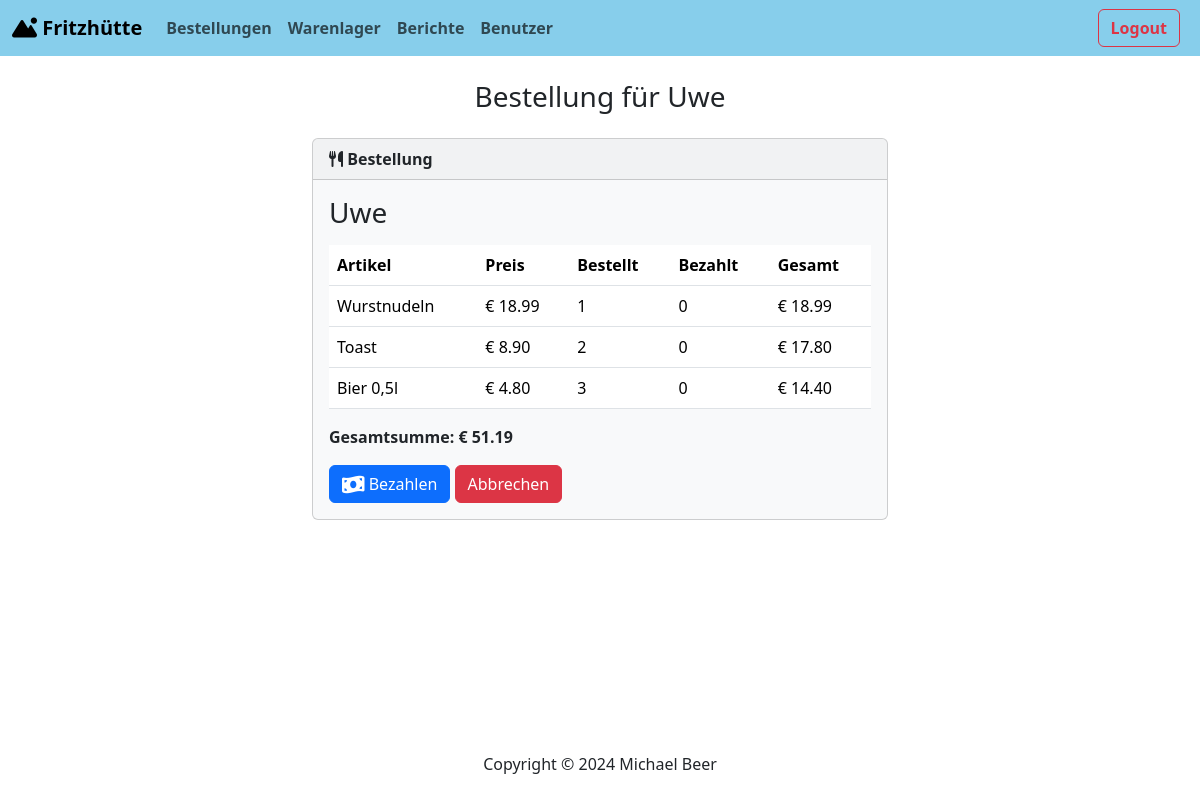
/orders/order/58/summary/ (signed in), run on the app's committed database.
### orders/models.py (models this page shows, shortened)
class Order(models.Model):
    table = models.ForeignKey(OrderTable, on_delete=models.CASCADE, null=True, blank=True)
    customer = models.ForeignKey(Customer, on_delete=models.CASCADE, null=True, blank=True)
    items = models.ManyToManyField('OrderItem')
    total_price = models.DecimalField(max_digits=10, decimal_places=2, default=0)
    tip = models.DecimalField(max_digits=10, decimal_places=2, default=0)
    created_at = models.DateTimeField(auto_now_add=True)
    paid = models.BooleanField(default=False)
    canceled = models.BooleanField(default=False)
    class Meta:
        permissions = [
            ("can_cancel_order", "Can cancel order"),
        ]

class Customer(models.Model):
    name = models.CharField(max_length=255)

class OrderItem(models.Model):
    food = models.ForeignKey(Food, on_delete=models.CASCADE, null=True, blank=True)
    beverage = models.ForeignKey(Beverage, on_delete=models.CASCADE, null=True, blank=True)
    quantity = models.IntegerField(default=1)
    price = models.DecimalField(max_digits=5, decimal_places=2)
    paid = models.BooleanField(default=False)
    paid_quantity = models.IntegerField(default=0)

### warehouse/models.py (models this page shows, shortened)
class Item(models.Model):
    name = models.CharField(max_length=100)
    price = models.DecimalField(max_digits=5, decimal_places=2)
    quantity = models.IntegerField()
    category = models.CharField(max_length=100, default='Food')
    is_active = models.BooleanField(default=True)
    class Meta:
        abstract = True

class Food(Item):
    class Meta:
        verbose_name_plural = 'Food'

class Beverage(Item):
    class Meta:
        verbose_name_plural = 'Beverages'

### orders/views.py (the view)
# urls.py: path('order/<int:order_id>/summary/', views.order_summary, name='order_summary'),
@login_required
@permission_required('orders.view_order')
def order_summary(request, order_id):
    order = get_object_or_404(Order, id=order_id)
    unpaid_items = order.items.filter(paid=False)
    paid_items = order.items.filter(paid=True)
    unpaid_items = [
        {
            'id': item.id,
            'food': item.food,
            'beverage': item.beverage,
            'price': item.price,
            'quantity': item.quantity,
            'paid_quantity': item.paid_quantity,
            'remaining_quantity': item.quantity - item.paid_quantity,
            'total_price': item.price * item.quantity
        }
        for item in unpaid_items
    ]
    unpaid_total = sum(item['price'] * item['quantity'] for item in unpaid_items)
    paid_total = sum(item.price * item.quantity for item in paid_items)
    return render(request, 'orders/order_summary.html', {
        'order': order,
        'unpaid_items': unpaid_items,
        'paid_items': paid_items,
        'unpaid_total': unpaid_total,
        'paid_total': paid_total
    })

### orders/templates/orders/order_summary.html (shortened to what this page needs)
{% extends "base.html" %}
{% load custom_tags %}
{% block body %}
    <h3 class="text-center m-4">
        Bestellung für
        {% if order.table %}
            {{ order.table }}
        {% elif order.customer %}
            {{ order.customer.name }}
        {% endif %}
    </h3>
    <div class="row justify-content-center">
        <div class="col-md-6">
            <div class="card bg-light mb-3">
                <div class="card-header">
                    <i class="fa-solid fa-utensils"></i><strong> Bestellung</strong>
                </div>
                <div class="card-body">
                    <h3 class="mb-3">
                        {% if order.table %}
                            {{ order.table }}
                        {% elif order.customer %}
                            {{ order.customer.name }}
                        {% endif %}
                    </h3>
                    {% if unpaid_items %}
                        <div class="table-responsive">
                            <table class="table table-hover">
                                <thead>
                                    <tr>
                                        <th scope="col">Artikel</th>
                                        <th scope="col">Preis</th>
                                        <th scope="col">Bestellt</th>
                                        <th scope="col">Bezahlt</th>
                                        <th scope="col">Gesamt</th>
                                    </tr>
                                </thead>
                                <tbody>
                                    {% for item in unpaid_items %}
                                        {% if item.remaining_quantity > 0 %}
                                            <tr>
                                                <td>
                                                    {% if item.food %}
                                                        {{ item.food.name }}
                                                    {% elif item.beverage %}
                                                        {{ item.beverage.name }}
                                                    {% endif %}
                                                </td>
                                                <td>€ {{ item.price }}</td>
                                                <td>{{ item.quantity }}</td>
                                                <td>{{ item.paid_quantity }}</td>
                                                <td>€ {{ item.total_price|floatformat:2 }}</td>
                                            </tr>
                                        {% endif %}
                                    {% endfor %}
                                </tbody>
                            </table>
                        </div>
                    {% else %}
                        <div class="alert alert-primary">Keine Speisen oder Getränke offen.</div>
                    {% endif %}
                    <p><strong>Gesamtsumme: € {{ order.total_price }}</strong></p>
                    <button type="button" class="btn btn-primary" data-bs-toggle="modal" data-bs-target="#paymentChoiceModal">
                        <i class="fa-solid fa-money-bill-wave fa-lg"></i> Bezahlen
                    </button>
                    <a href="{% url 'order_index' %}" class="btn btn-danger">Abbrechen</a>
                </div>
            </div>
        </div>
    </div>
{% endblock body %}

### data on the page
Order: customer.name "Uwe", total_price "51.19"
Food: food.name "Wurstnudeln", price "18.99", quantity "1", paid_quantity "0", total_price "18.99"
Food: food.name "Toast", price "8.90", quantity "2", paid_quantity "0", total_price "17.80"
Beverage: beverage.name "Bier 0,5l", price "4.80", quantity "3", paid_quantity "0", total_price "14.40"
